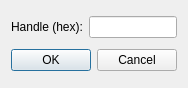
<?xml version="1.0" encoding="UTF-8"?>
<ui version="4.0">
 <class>SelectByHandleDialog</class>
 <widget class="QDialog" name="SelectByHandleDialog">
  <property name="windowModality">
   <enum>Qt::ApplicationModal</enum>
  </property>
  <property name="geometry">
   <rect>
    <x>0</x>
    <y>0</y>
    <width>176</width>
    <height>88</height>
   </rect>
  </property>
  <property name="windowTitle">
   <string>Selection by Handle</string>
  </property>
  <layout class="QVBoxLayout" name="verticalLayout">
   <item>
    <layout class="QHBoxLayout" name="horizontalLayout">
     <item>
      <widget class="QLabel" name="label">
       <property name="text">
        <string>Handle (hex):</string>
       </property>
      </widget>
     </item>
     <item>
      <widget class="QLineEdit" name="Handle"/>
     </item>
    </layout>
   </item>
   <item>
    <widget class="QDialogButtonBox" name="ButtonBox">
     <property name="orientation">
      <enum>Qt::Horizontal</enum>
     </property>
     <property name="standardButtons">
      <set>QDialogButtonBox::Cancel|QDialogButtonBox::Ok</set>
     </property>
    </widget>
   </item>
  </layout>
 </widget>
 <resources/>
 <connections>
  <connection>
   <sender>ButtonBox</sender>
   <signal>accepted()</signal>
   <receiver>SelectByHandleDialog</receiver>
   <slot>accept()</slot>
   <hints>
    <hint type="sourcelabel">
     <x>248</x>
     <y>254</y>
    </hint>
    <hint type="destinationlabel">
     <x>157</x>
     <y>274</y>
    </hint>
   </hints>
  </connection>
  <connection>
   <sender>ButtonBox</sender>
   <signal>rejected()</signal>
   <receiver>SelectByHandleDialog</receiver>
   <slot>reject()</slot>
   <hints>
    <hint type="sourcelabel">
     <x>316</x>
     <y>260</y>
    </hint>
    <hint type="destinationlabel">
     <x>286</x>
     <y>274</y>
    </hint>
   </hints>
  </connection>
 </connections>
</ui>
